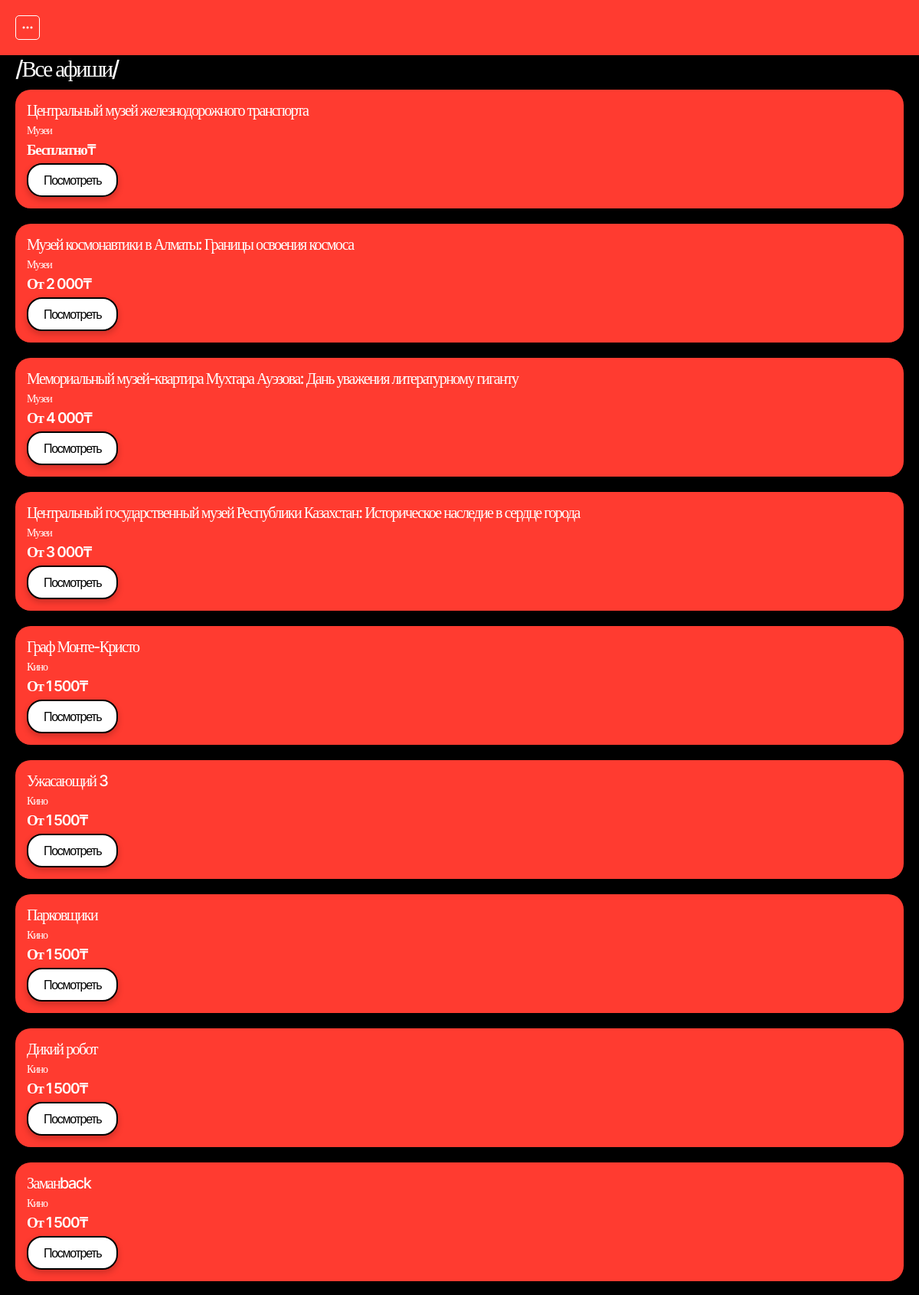
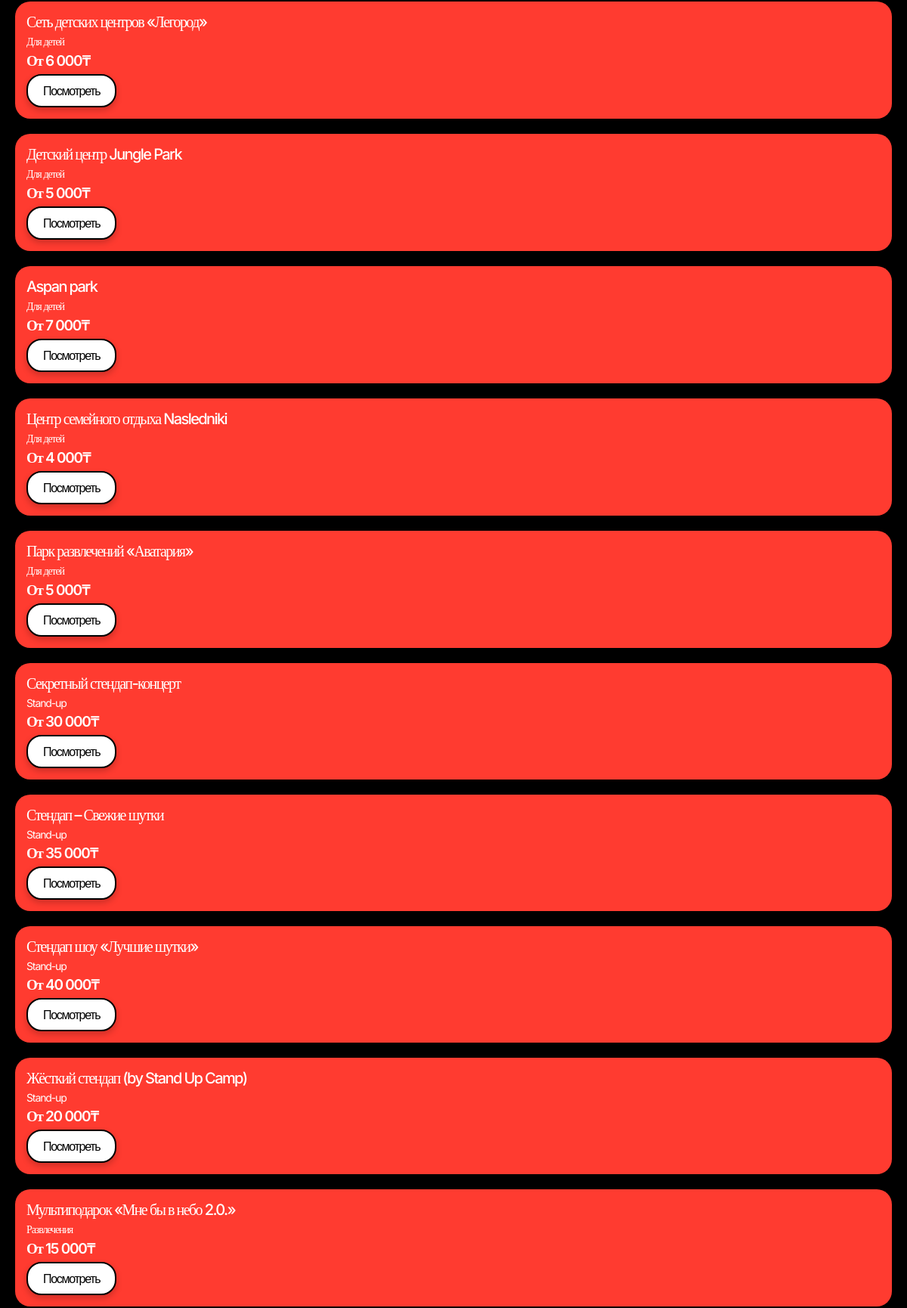
The app's page /jobs/ (signed in, upper part) with its own data (2 pictures, top to bottom).
### startit_app/models.py (models this page shows, shortened)
class Job(models.Model):
    title = models.CharField("Название афиши", max_length=255)
    category = models.ForeignKey(Category, on_delete=models.CASCADE, verbose_name="Выберите категорию")
    company = models.CharField("Название компании", max_length=100, null=False, blank=False)
    salary = models.CharField("Оклад", max_length=80)
    description = models.TextField("Описание афиши")
    image = models.CharField("URL-фото", max_length=500)
    address = models.CharField("Адрес", max_length=100)
    phone = models.CharField("Телефон", max_length=14)
    email = models.CharField("E-mail", max_length=100)
    created_at = models.DateTimeField("Дата и время публикации", default=datetime.now)
    class Meta:
        verbose_name = "Афиша"
        verbose_name_plural = "Афиши"

### startit_app/views.py (the view)
# urls.py: path('jobs/', views.jobs_page, name='jobs_page'),
def jobs_page(request):
    jobs = Job.objects.all().order_by('-created_at')
    context = {
        'jobs': jobs
    }
    return render(request, "jobs.html", context)

### startit_app/templates/jobs.html (shortened to what this page needs)
{% extends 'base.html' %}
{% block content %}
{% if user.is_authenticated %}
<section class="jobs">
    <div class="container">
        <h2 class="title">/Все афиши/</h2>
        <div class="jobs-list">
            {% for job in jobs %}
            <div class="jobs-card">
                <h3 class="jobs-card__name">{{ job.title }}</h3>
                <h3 class="jobs-card__company">{{ job.company }}</h3>
                <h3 class="jobs-card__salary">{{ job.salary }}&#8376;</h3>
                <a href="{% url 'job_detail_page' pk=job.pk %}" class="card-button">Посмотреть</a>
            </div>
            {% endfor %}
        </div>
    </div>
</section>
{% endif %}
{% endblock %}

### startit_app/static/css/style.css (style rules this page uses)
* { padding: 0; margin: 0; box-sizing: border-box; font-family: "Inter", sans-serif; }
:root { --orange:#FF3B30; --liteorange:#FF645B; --black:#000000; --white:#FFFFFF; }
.container { margin-left: 20px; margin-right: 20px; }
.card-button { display: inline-block; border-radius: 20px; background: #FFF; color: #000; font-family: Inter, sans-serif; font-size: 16px; font-style: normal; font-weight: 400; line-height: normal; letter-spacing: -1.28px; text-decoration: none; padding: 10px 20px; border: 2px solid #000; transition: all 0.3s ease; box-shadow: 0px 4px 8px rgba(0, 0, 0, 0.2); }
.jobs-card { background-color: var(--orange); padding: 15px ; border-radius: 20px; margin-bottom: 20px; }
.jobs-card__name { color: #FFF; font-family: Inter; font-size: 20px; font-style: normal; font-weight: 500; line-height: normal; letter-spacing: -1.6px; margin-bottom: 5px; }
.jobs-card__company { color: #FFF; font-family: Inter; font-size: 14px; font-style: normal; font-weight: 400; line-height: normal; letter-spacing: -1.12px; margin-bottom: 5px; }
.jobs-card__salary { font-family: Inter; font-size: 19px; font-style: normal; color: #FFFFFF; font-weight: 600; line-height: normal; letter-spacing: -1.28px; margin-bottom: 6px; }
.title { color: #FFF; font-family: Inter; font-size: 29px; font-style: normal; font-weight: 500; line-height: normal; letter-spacing: -2.32px; margin-bottom: 10px; }

### records on screen
Job: title "Центральный музей железнодорожного транспорта", company "Музеи", salary "Бесплатно"
Job: title "Музей космонавтики в Алматы: Границы освоения космоса", company "Музеи", salary "От 2 000"
Job: title "Мемориальный музей-квартира Мухтара Ауэзова: Дань уважения литературному гиганту", company "Музеи", salary "От 4 000"
Job: title "Центральный государственный музей Республики Казахстан: Историческое наследие в сердце города", company "Музеи", salary "От 3 000"
Job: title "Граф Монте-Кристо", company "Кино", salary "От 1 500"
Job: title "Ужасающий 3", company "Кино", salary "От 1 500"
Job: title "Парковщики", company "Кино", salary "От 1 500"
Job: title "Дикий робот", company "Кино", salary "От 1 500"
Job: title "Заманback", company "Кино", salary "От 1 500"
Job: title "Сеть детских центров «Легород»", company "Для детей", salary "От 6 000"
Job: title "Детский центр Jungle Park", company "Для детей", salary "От 5 000"
Job: title "Aspan park", company "Для детей", salary "От 7 000"
Job: title "Центр семейного отдыха Nasledniki", company "Для детей", salary "От 4 000"
Job: title "Парк развлечений «Аватария»", company "Для детей", salary "От 5 000"
Job: title "Секретный стендап-концерт", company "Stand-up", salary "От 30 000"
Job: title "Стендап – Свежие шутки", company "Stand-up", salary "От 35 000"
Job: title "Стендап шоу «Лучшие шутки»", company "Stand-up", salary "От 40 000"
Job: title "Жёсткий стендап (by Stand Up Camp)", company "Stand-up", salary "От 20 000"
Job: title "Мультиподарок «Мне бы в небо 2.0.»", company "Развлечения", salary "От 15 000"
